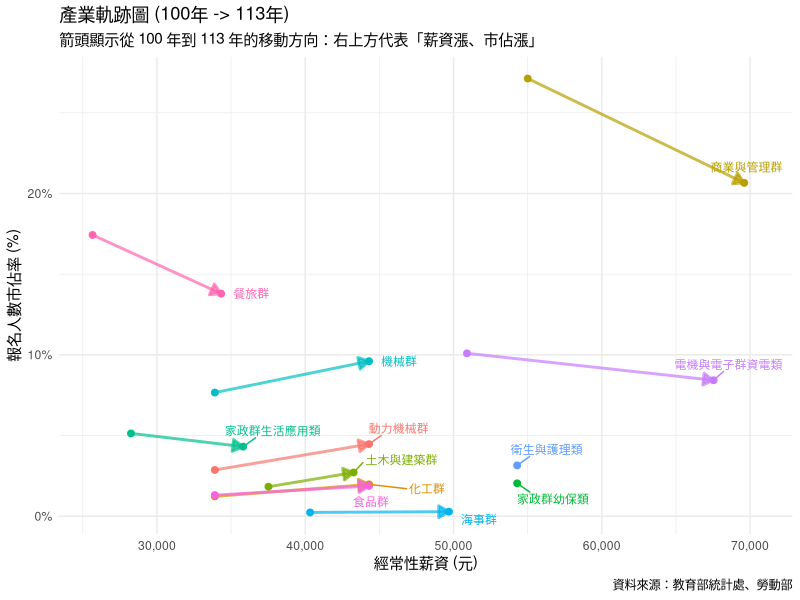
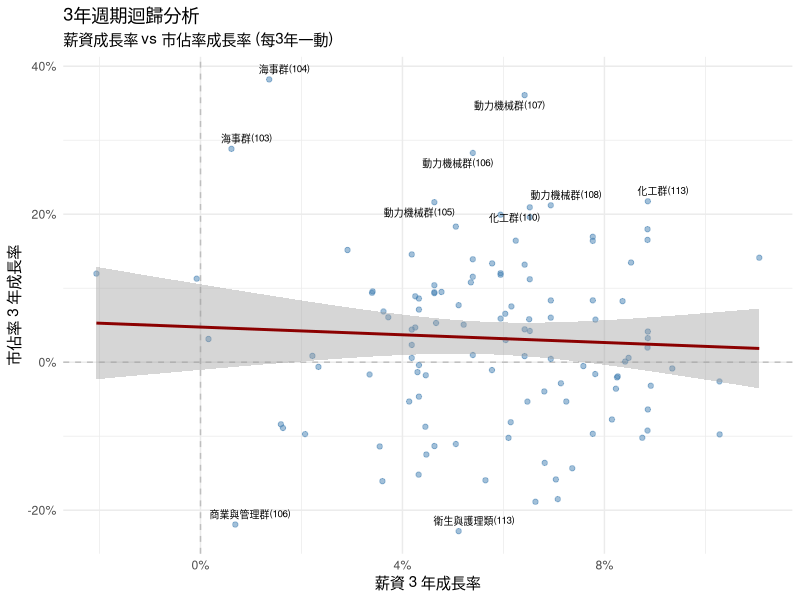

Source code (R) for these figures, in order:
# scripts/3-4_dynamics_analysis.R
#
# 目標：3.4 薪資的磁吸效應：市佔率流動
# 產出：
# 1. 產業軌跡圖 (Trajectory Plot)
# 2. 3年週期迴歸圖 (3-Year Cycle Plot)
# -----------------------------------------------------------------------------

library(readr)
library(dplyr)
library(tidyr)
library(ggplot2)
library(scales)
library(ggrepel)

dir.create("output/figures", showWarnings = FALSE, recursive = TRUE)

# 1. 載入資料
salary_data <- read_csv("data/salary_data_100_113.csv", show_col_types = FALSE)
registration_data <- read_csv("data/tcte_registration_100_114.csv", show_col_types = FALSE)

# 2. 資料處理
# 2.1 薪資資料
industry_salary <- salary_data %>%
    filter(類別 == "經常性薪資", 業別 != "工業及服務業總計", between(年度, 100, 113)) %>%
    select(行業別 = 業別, 年度, 薪資 = 值)

# 2.2 報名佔比資料
registration_share <- registration_data %>%
    pivot_longer(cols = matches("^\\d{3}學年度$"), names_to = "學年度_str", values_to = "報名人數") %>%
    mutate(年度 = as.numeric(gsub("學年度", "", 學年度_str))) %>%
    filter(!is.na(報名人數), 群類代號 != "All", between(年度, 100, 113)) %>%
    group_by(年度) %>%
    mutate(總報名人數 = sum(報名人數), 市佔率 = 報名人數 / 總報名人數) %>%
    ungroup() %>%
    select(群類名稱, 年度, 市佔率)

# 2.3 對應表
mapping_table <- tribble(
    ~行業別, ~群類名稱,
    "住宿及餐飲業", "餐旅群",
    "出版影音及資通訊業", "電機與電子群資電類",
    "金融及保險業", "商業與管理群",
    "製造業", "機械群",
    "製造業", "動力機械群",
    "營建工程業", "土木與建築群",
    "醫療保健及社會工作服務業", "衛生與護理類",
    "教育業", "外語群英語類",
    "教育業", "外語群日語類",
    "專業科學及技術服務業", "設計群",
    "農林漁牧業", "農業群",
    "製造業", "食品群",
    "其他服務業", "家政群生活應用類",
    "醫療保健及社會工作服務業", "家政群幼保類",
    "運輸及倉儲業", "海事群",
    "製造業", "化工群",
    "藝術娛樂及休閒服務業", "藝術群影視類"
)

# 2.4 合併資料
merged_data <- mapping_table %>%
    left_join(industry_salary, by = "行業別") %>%
    left_join(registration_share, by = c("群類名稱", "年度")) %>%
    filter(!is.na(薪資), !is.na(市佔率))

# -----------------------------------------------------------------------------
# 圖表 1：產業軌跡圖 (Trajectory Plot)
# -----------------------------------------------------------------------------

# 篩選起點 (100年) 與終點 (113年)
trajectory_data <- merged_data %>%
    filter(年度 %in% c(100, 113)) %>%
    arrange(群類名稱, 年度)

# 繪圖
p1 <- ggplot(trajectory_data, aes(x = 薪資, y = 市佔率, group = 群類名稱, color = 群類名稱)) +
    geom_path(arrow = arrow(length = unit(0.3, "cm"), type = "closed"), size = 1, alpha = 0.7) +
    geom_point(size = 2) +
    geom_text_repel(
        data = subset(trajectory_data, 年度 == 113),
        aes(label = 群類名稱),
        size = 3,
        nudge_x = 1000,
        box.padding = 0.5
    ) +
    scale_x_continuous(labels = comma) +
    scale_y_continuous(labels = percent) +
    labs(
        title = "產業軌跡圖 (100年 -> 113年)",
        subtitle = "箭頭顯示從 100 年到 113 年的移動方向：右上方代表「薪資漲、市佔漲」",
        x = "經常性薪資 (元)",
        y = "報名人數市佔率 (%)",
        caption = "資料來源：教育部統計處、勞動部"
    ) +
    theme_minimal() +
    theme(legend.position = "none")

ggsave("output/figures/3-4_dynamics_trajectory.png", p1, width = 10, height = 7)
cat("圖表 1 已輸出至 output/figures/3-4_dynamics_trajectory.png\n")

# -----------------------------------------------------------------------------
# 圖表 2：3年週期迴歸圖 (3-Year Cycle Plot)
# -----------------------------------------------------------------------------

# 計算 3 年滾動成長率
cycle_data <- merged_data %>%
    group_by(群類名稱) %>%
    arrange(年度) %>%
    mutate(
        薪資3年成長率 = (薪資 - lag(薪資, 3)) / lag(薪資, 3),
        市佔率3年成長率 = (市佔率 - lag(市佔率, 3)) / lag(市佔率, 3)
    ) %>%
    filter(!is.na(薪資3年成長率), !is.na(市佔率3年成長率))

# 繪圖
p2 <- ggplot(cycle_data, aes(x = 薪資3年成長率, y = 市佔率3年成長率)) +
    geom_hline(yintercept = 0, linetype = "dashed", color = "gray") +
    geom_vline(xintercept = 0, linetype = "dashed", color = "gray") +
    geom_point(alpha = 0.5, color = "steelblue") +
    geom_smooth(method = "lm", color = "darkred", se = TRUE) +
    # 標示極端值 (可選)
    geom_text_repel(
        data = filter(cycle_data, abs(市佔率3年成長率) > 0.2 | abs(薪資3年成長率) > 0.15),
        aes(label = paste0(群類名稱, "(", 年度, ")")),
        size = 2.5
    ) +
    scale_x_continuous(labels = percent) +
    scale_y_continuous(labels = percent) +
    labs(
        title = "3年週期迴歸分析",
        subtitle = "薪資成長率 vs 市佔率成長率 (每3年一動)",
        x = "薪資 3 年成長率",
        y = "市佔率 3 年成長率"
    ) +
    theme_minimal()

ggsave("output/figures/3-4_dynamics_3year_cycle.png", p2, width = 8, height = 6)
cat("圖表 2 已輸出至 output/figures/3-4_dynamics_3year_cycle.png\n")
